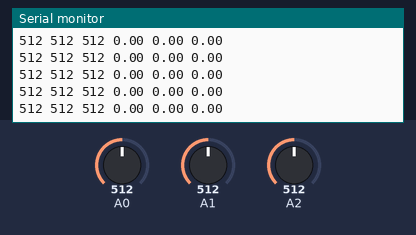
Bench run of a sketch on a simulated Arduino Uno, built with avr-gcc and run on an emulated ATmega328P. Shown: the last lines printed to the serial monitor. Inputs (shaded band) come from the test bench; at power-on: A0 = 512, A2 = 512, A1 = 512.

Above: at 1.2 s.
1.3 s: A0 set to 11
At 1.33 s:
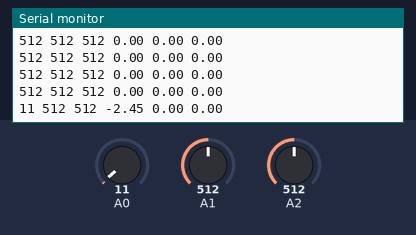
4.3 s: A0 set to 8
At 4.39 s:
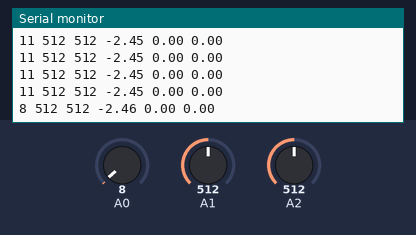
7.3 s: A2 set to 11
At 7.35 s:
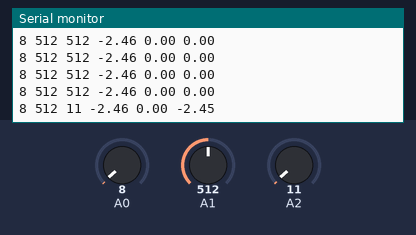
8.8 s: A2 set to 8
At 8.88 s:
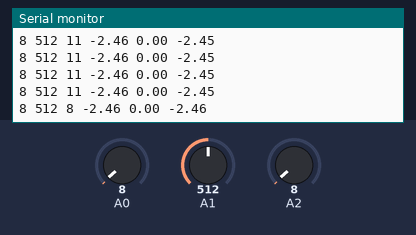
Timing chart, 0 to 11.8 s (numbered marks = the images above; inputs shaded):
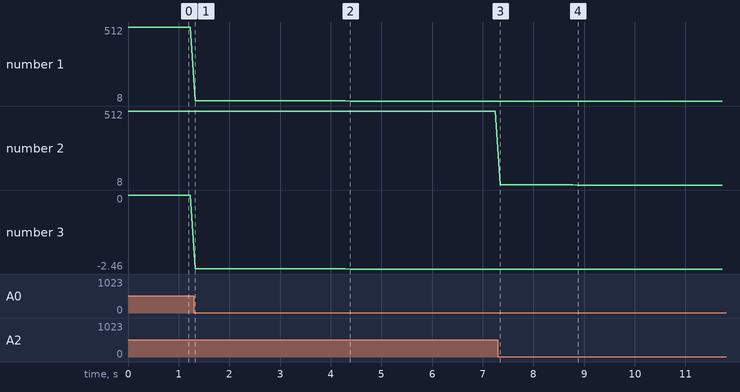

The sketch:

KXM52_1050.ino
```cpp
const float AREF   = 3.3;
const float SENS   = 0.660;
const int   OFFSET = 512;

void setup() {
  Serial.begin(9600);
}

void loop() {
  int X, Y, Z;
  float x, y, z;

  X = analogRead(A0);
  Y = analogRead(A1);
  Z = analogRead(A2);

  x = (X-OFFSET);
  y = (Y-OFFSET);
  z = (Z-OFFSET);

  x = x / 1024.0 * AREF / SENS;
  y = y / 1024.0 * AREF / SENS;
  z = z / 1024.0 * AREF / SENS;

  Serial.print(X);
  Serial.print(" ");
  Serial.print(Y);
  Serial.print(" ");
  Serial.print(Z);
  Serial.print(" ");
  Serial.print(x);
  Serial.print(" ");
  Serial.print(y);
  Serial.print(" ");
  Serial.println(z);

  delay(100);
}
```

Measured:
- after the input at 1.3 s, the serial monitor: prints a new line at once (image 1)
- after the input at 4.3 s, the serial monitor: prints a new line after 0.09 s (image 2)
- after the input at 7.3 s, the serial monitor: prints a new line at once (image 3)
- after the input at 8.8 s, the serial monitor: prints a new line after 0.07 s (image 4)
- plotted number 1: 512 → 11 after the input at 1.3 s, 11 → 8 after the input at 4.3 s
- plotted number 2: 512 → 11 after the input at 7.3 s
- plotted number 3: 0 → -2.45 after the input at 1.3 s, -2.45 → -2.46 after the input at 4.3 s
